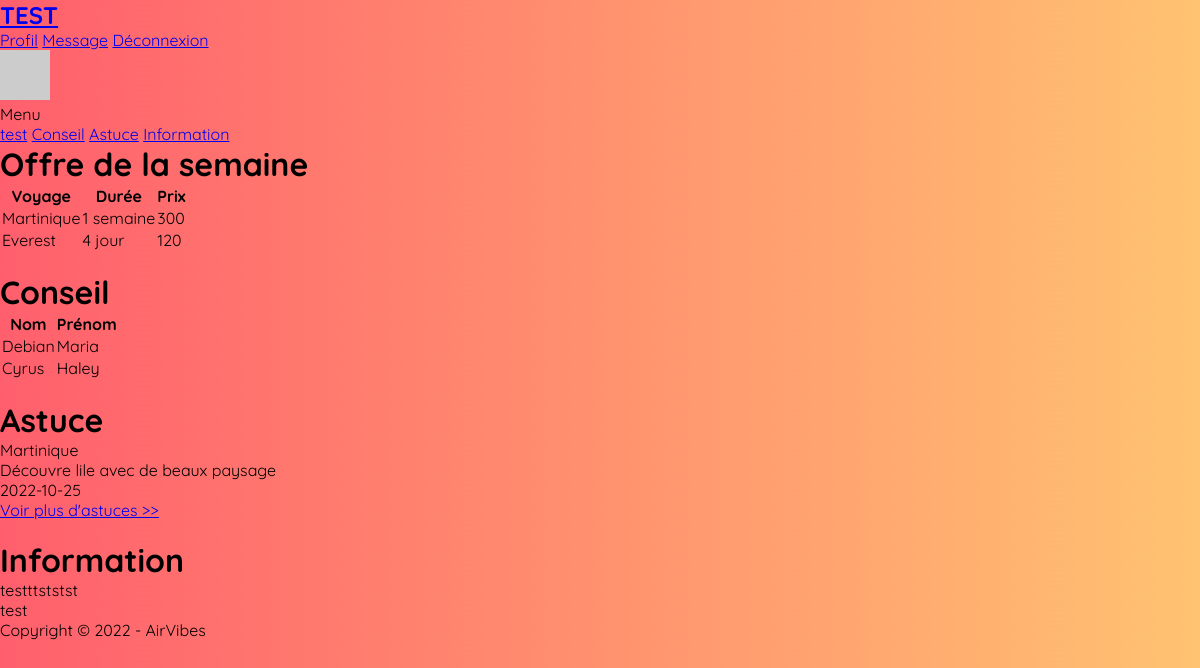
/vues/test.php, run on the app's committed database.
### tables this page shows
CREATE TABLE Voyage
(
  idVoyage  INT          NOT NULL AUTO_INCREMENT,
  nomVoyage VARCHAR(50)  NOT NULL,
  libelle   VARCHAR(120) NOT NULL,
  prix      FLOAT        NULL    ,
  PRIMARY KEY (idVoyage)
);

CREATE TABLE Conseiller
(
  idConseiller    INT          NOT NULL AUTO_INCREMENT,
  nom             VARCHAR(50)  NOT NULL,
  prenom          VARCHAR(50)  NOT NULL,
  emailConseiller VARCHAR(120) NOT NULL,
  mdpConseiller   VARCHAR(15)  NOT NULL,
  PRIMARY KEY (idConseiller)
);

CREATE TABLE Article
(
  idArticle INT          NOT NULL AUTO_INCREMENT,
  titre     VARCHAR(50)  NOT NULL,
  libelle   VARCHAR(500) NOT NULL,
  date      DATE     NOT NULL,
  PRIMARY KEY (idArticle)
);

### vues/test.php (the view, shortened to what this page needs)
<?php
include('../sources/config.php');
?>
<?php
$reponse = $connexion->query("SELECT * FROM Voyage");
$reponse1 = $connexion->query("SELECT * FROM Conseiller");
$reponse2 = $connexion->query("SELECT * from Article WHERE idArticle='1'");
?>
<!DOCTYPE html>
<html>
  <head>
    <link rel="stylesheet" href="https://cdnjs.cloudflare.com/ajax/libs/font-awesome/4.7.0/css/font-awesome.min.css">
    <link rel="stylesheet" href="https://cdn.jsdelivr.net/npm/axentix@2.2.0/dist/axentix.min.css">
    <link href="../styles/styles.css" rel="stylesheet" media="all" type="text/css">
</head>
<body class="layout-under-navbar">
<header>
  <div class="navbar-fixed">
      <nav class="navbar shadow-2 white">
        <a href="#" target="_blank" class="navbar-brand text-amaranth dark-4 navbar-logo navbar-centered"><h1>TEST</h1></a>
        <div class="navbar-menu ml-auto">
          <a href="../vues/vue-profil.php" class="navbar-link text-red light-2" > Profil</a>
        <a href="../vues/vue-message.php" class="navbar-link text-red light-2" > Message</a>
        <a href="../controleurs/ctrl-deconnexion.php" class="navbar-link text-red light-2" > Déconnexion</a>
          </div>
      </nav>
  </div>
</header>
<div id="example-sidenav" data-ax="sidenav" class="sidenav shadow-1 sidenav-fixed glassmorphism text-white">
      <div class="sidenav-header">
      <img src=https://xsgames.co/randomusers/avatar.php?g=male alt="Grover Fermaint" width="50" height="50" class="rounded-2 mr-2">
        <p>Menu</p>
      </div>
      <a href="#offre" class="sidenav-link ">test</a>
      <a href="#conseil" class="sidenav-link">Conseil</a>
      <a href="#astuce" class="sidenav-link">Astuce</a>
      <a href="#info" class="sidenav-link">Information</a>
    </div>
<main>
<div class="container mt-5" style="padding-right:203px;">
    <div class="card glassmorphism text-white mx-auto shadow-2">
    <div class="card-header text-center" id="offre"> <h1 class="text-center text-white" >Offre de la semaine </h1></div>
    </div>
     <div class="card white light-shadow-2 p-3 rounded-2 ">
  <div class="table-responsive">
    <table class="table">
      <thead class="text-amaranth">
        <tr>
          <th>Voyage</th>
          <th>Durée</th>
          <th>Prix</th>
        </tr>
      </thead>
      <?php while ($voyage = $reponse ->fetch()){?>
      <tbody>
        <tr>
          <td>
        <?php echo $voyage["nomVoyage"] ?>
        </td>
        <td>
          <?php echo $voyage["libelle"] ?>
      </td>
      <td>
          <?php echo $voyage["prix"] ?>
      </td>
    <?php } ?>
    </tr>
      </tbody>
    </table>
  </div>
</div>
<br>
    <div class="card glassmorphism text-white mx-auto shadow-2">
    <div class="card-header text-center" id="conseil"> <h1 class="text-center text-white" >Conseil </h1></div>
    </div>
 <div class="card white light-shadow-2 p-3 rounded-2 ">
  <div class="table-responsive">
    <table class="table">
      <thead class="text-amaranth">
        <tr>
          <th>Nom</th>
          <th>Prénom</th>
        </tr>
      </thead>
      <?php while ($conseiller = $reponse1 ->fetch()){?>
      <tbody>
        <tr>
          <td>
        <?php echo $conseiller["nom"] ?>
        </td>
        <td>
          <?php echo $conseiller["prenom"] ?>
      </td>
    <?php } ?>
    </tr>
      </tbody>
    </table>
  </div>
</div>
    <br>
    <div class="card glassmorphism text-white mx-auto shadow-2">
    <div class="card-header text-center" id="astuce"> <h1 class="text-center text-white" >Astuce </h1></div>
      </div>
 <?php while ($article = $reponse2 ->fetch()){?>
 <div class="card white light-shadow-2 p-3 rounded-2">
  <div class="card-header text-center text-amaranth" > <?php echo $article["titre"] ?>  </div>
  <div class="card-content">
    <p>
    <?php echo $article["libelle"] ?>
      </p>
  </div>
  <div class="card-footer text-right"> <?php echo $article["date"] ?> <br>
</div>
</div>
<?php } ?>
<div class="card white light-shadow-2 p-3 rounded-2">
<a href="../vues/vue-article.php" class="navbar-link text-amaranth text-center light-2" >Voir plus d'astuces >> </a>
</div>
    <br>
    <div class="card glassmorphism text-white mx-auto shadow-2">
    <div class="card-header text-center" id="info"> <h1 class="text-center text-white" >Information</h1></div>
    </div>
    <div class="card glassmorphism text-white light-shadow-2 p-3 rounded-2">
  <div class="card-content">
    <p>testttststst</p>
  </div>
  <div class="card-footer "> test </div>
</div>
</div>
</main>
<footer class="footer shadow-5 white">
<p class="text-center text-red light-2">   Copyright © 2022 - AirVibes </p>
</footer>
</body>
</html>

### styles/styles.css (style rules this page uses)
body { margin: 0 ; padding: 0 ; font-family: 'Quicksand', sans-serif; background: url('../images/fond.jpg'); background-size: cover; }

### data on the page
voyage: nomVoyage "Martinique", libelle "1 semaine", prix "300"
voyage: nomVoyage "Everest", libelle "4 jour", prix "120"
conseiller: nom "Debian", prenom "Maria"
conseiller: nom "Cyrus", prenom "Haley"
article: titre "Martinique", libelle "Découvre lile avec de beaux paysage", date "2022-10-25"
